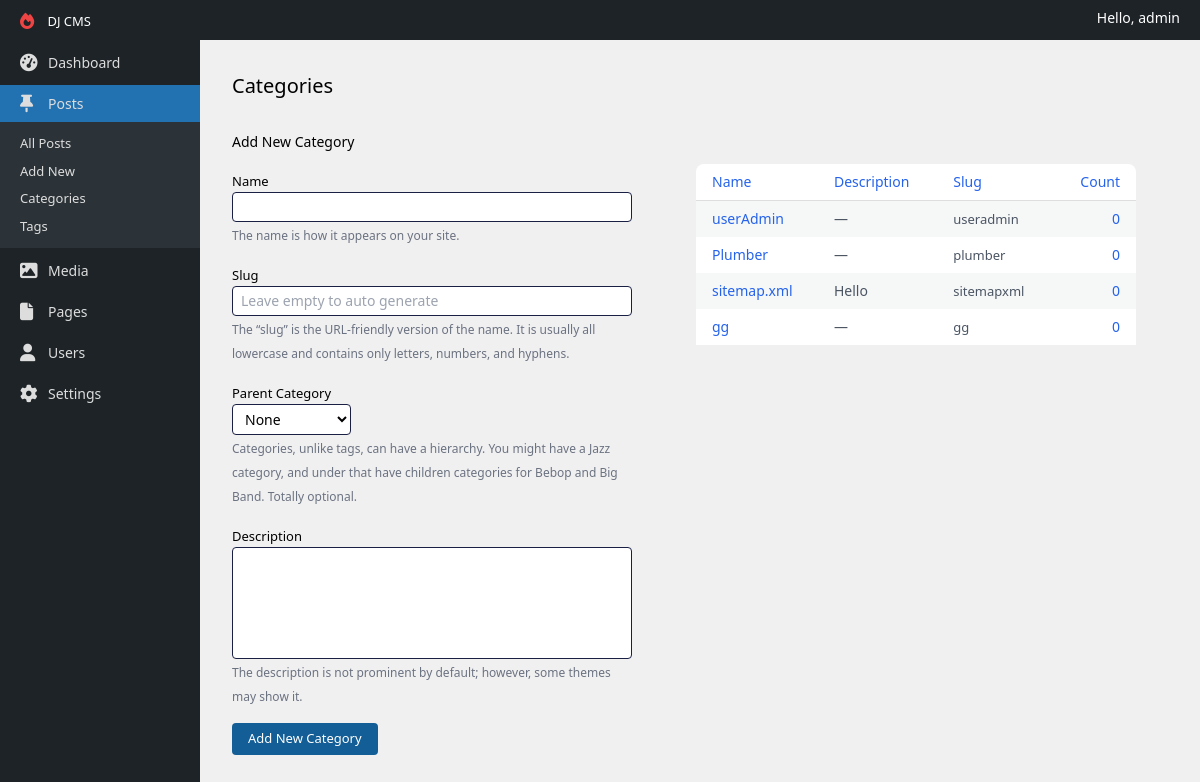
Page /categories/ (signed in) on the committed database.
### apps/accounts/models.py (models this page shows)
class User(AbstractUser):
    class Roles(models.TextChoices):
        AUTHOR = 'author'
        EDITOR = 'editor'
    role = models.CharField(max_length=60, choices=Roles.choices, null=True, blank=True)

### apps/content/models.py (models this page shows, shortened)
class Category(models.Model):
    name = models.CharField(max_length=60)
    slug = models.SlugField(blank=True, unique=True)
    parent_category = models.ForeignKey(to='Category', null=True, blank=True, on_delete=models.DO_NOTHING)
    description = models.TextField(null=True, blank=True)
    class Meta:
        verbose_name_plural = 'Categories'

### apps/dashboard/views.py (the view, shortened to what this page needs)
# urls.py: path('categories/', CategoriesView.as_view(), name='categories'),
class CategoriesView(View):
    def get(self, request):
        form = CategoryForm()
        return render(request, 'categories.html', {
            'form': form,
            'categories': Category.objects.all()
        })

### apps/dashboard/forms.py
class CategoryForm(forms.ModelForm):
    parent_category = forms.ModelChoiceField(queryset=Category.objects.get_queryset(), required=False)
    class Meta:
        model = Category
        fields = '__all__'

### apps/dashboard/templatetags/utils.py (called while the page is built)
@register.simple_tag(takes_context=True)
def should_expand_menu(context, menu_name) -> bool:
    current_url_name = context.request.resolver_match.url_name
    sub_menus = sidebar_menus.get(menu_name)
    if sub_menus:
        for sub_menu in sub_menus:
            if sub_menu == current_url_name:
                return True
    return False

### templates/categories.html (shortened to what this page needs)
{% extends 'layouts/default.html' %}
{% block content %}
    <div class="p-2 md:p-8">
        <h1 class="inline-block text-xl">Categories</h1>
        <div class="grid gap-8 lg:grid-cols-[400px_1fr] mt-8">
            <form method="POST">
                <h2 class="text-sm font-medium">Add New Category</h2>
                <div class="mt-4">
                    {% include 'components/category-form.html' %}
                    <div class="mt-4">
                        <button class="bg-[#135e96] text-white px-4 py-1.5 text-[13px] rounded">Add New Category
                        </button>
                    </div>
                </div>
            </form>
            <div class="md:p-8">
                <table class="w-full bg-white rounded-lg">
                    <thead class="border-b border-[#dfdfdf]">
                    <tr class="text-sm border-b border-[#dedede]">
                        <th class="font-normal text-blue-600 py-2 w-1/4 text-start px-4">Name</th>
                        <th class="font-normal text-blue-600 w-1/4 text-start px-4 hidden sm:table-cell">Description
                        </th>
                        <th class="font-normal text-blue-600 w-1/4 text-start px-4 hidden md:table-cell">Slug</th>
                        <th class="font-normal text-blue-600 py-2 w-1/6 text-end px-4 hidden lg:table-cell">Count</th>
                    </tr>
                    </thead>
                    <tbody>
                    {% for category in categories %}
                        <tr class="text-sm {% cycle 'odd:bg-[#f6f7f7]' 'even:bg-white' %}">
                            <th class="font-normal text-blue-600 py-2 w-1/4 text-start px-4">{{ category.name }}</th>
                            <th class="font-normal w-1/4 text-start text-gray-600 px-4 hidden sm:table-cell">
                                {% if category.description == '' %}
                                   —
                                {% else %}
                                    {{ category.description }}
                                {% endif %}
                            </th>
                            <th class="font-normal w-1/4 text-start text-[13px] text-gray-600 px-4 hidden md:table-cell">{{ category.slug }}</th>
                            <th class="font-normal text-blue-600 py-2 w-1/6 text-end px-4 hidden lg:table-cell">
                                0
                            </th>
                        </tr>
                    {% endfor %}
                    </tbody>
                </table>
            </div>
        </div>
    </div>
{% endblock %}

### templates/layouts/default.html (shortened to what this page needs)
{% load static %}
<!DOCTYPE html>
<html lang="en">
<head>
    <link rel="stylesheet" href="{% static 'css/main.css' %}">
    <link rel="stylesheet" href="https://cdnjs.cloudflare.com/ajax/libs/font-awesome/6.4.0/css/all.min.css"
/>
</head>
<body>
<div class="grid grid-rows-[auto_1fr] h-screen">
    <header class="bg-[#1d2327] text-white px-[20px] py-2 flex justify-between">
        <div>
            <a href="{% url 'dashboard' %}" class="mr-auto text-[13px]">
                DJ CMS
            </a>
        </div>
        <span class="text-sm">
            Hello, {{ request.user }}
        </span>
    </header>
    <div class="grid grid-cols-[200px_1fr] h-full">
        {% include 'components/sidebar.html' %}
        <main class="overflow-y-auto">
            {% block content %}
            {% endblock %}
        </main>
    </div>
</div>
</body>
</html>

### public/css/main.css (style rules this page uses)
html { line-height: 1.5; -webkit-text-size-adjust: 100%; -moz-tab-size: 4; -o-tab-size: 4; tab-size: 4; font-family: ui-sans-serif, system-ui, -apple-system, BlinkMacSystemFont, "Segoe UI", Roboto, "Helvetica Neue", Arial, "Noto Sans", sans-serif, "Apple Color Emoji", "Segoe UI Emoji", "Segoe UI Symbol", "Noto Color Emoji"; font-feature-settings: normal; font-variation-settings: normal; }
body { margin: 0; line-height: inherit; }
h1, h2, h3, h4, h5, h6 { font-size: inherit; font-weight: inherit; }
a { color: inherit; text-decoration: inherit; }
table { text-indent: 0; border-color: inherit; border-collapse: collapse; }
button, input, optgroup, select, textarea { font-family: inherit; font-size: 100%; font-weight: inherit; line-height: inherit; color: inherit; margin: 0; padding: 0; }
button, select { text-transform: none; }
button, [type='button'], [type='reset'], [type='submit'] { -webkit-appearance: button; background-color: transparent; background-image: none; }
blockquote, dl, dd, h1, h2, h3, h4, h5, h6, hr, figure, p, pre { margin: 0; }
button, [role="button"] { cursor: pointer; }
html { background-color: #f0f0f1; }
.mr-auto { margin-right: auto; }
.mt-4 { margin-top: 1rem; }
.mt-8 { margin-top: 2rem; }
.inline-block { display: inline-block; }
.flex { display: flex; }
.grid { display: grid; }
.hidden { display: none; }
.h-full { height: 100%; }
.h-screen { height: 100vh; }
.w-1\/4 { width: 25%; }
.w-1\/6 { width: 16.666667%; }
.w-full { width: 100%; }
.grid-cols-\[200px_1fr\] { grid-template-columns: 200px 1fr; }
.grid-rows-\[auto_1fr\] { grid-template-rows: auto 1fr; }
.justify-between { justify-content: space-between; }
.gap-8 { gap: 2rem; }
.overflow-y-auto { overflow-y: auto; }
.rounded { border-radius: 0.25rem; }
.rounded-lg { border-radius: 0.5rem; }
.border-b { border-bottom-width: 1px; }
.border-\[\#dedede\] { --tw-border-opacity: 1; border-color: rgb(222 222 222 / var(--tw-border-opacity)); }
.border-\[\#dfdfdf\] { --tw-border-opacity: 1; border-color: rgb(223 223 223 / var(--tw-border-opacity)); }
.bg-\[\#135e96\] { --tw-bg-opacity: 1; background-color: rgb(19 94 150 / var(--tw-bg-opacity)); }
.bg-\[\#1d2327\] { --tw-bg-opacity: 1; background-color: rgb(29 35 39 / var(--tw-bg-opacity)); }
.bg-white { --tw-bg-opacity: 1; background-color: rgb(255 255 255 / var(--tw-bg-opacity)); }
.p-2 { padding: 0.5rem; }
.px-4 { padding-left: 1rem; padding-right: 1rem; }
.px-\[20px\] { padding-left: 20px; padding-right: 20px; }
.py-1\.5 { padding-top: 0.375rem; padding-bottom: 0.375rem; }
.py-2 { padding-top: 0.5rem; padding-bottom: 0.5rem; }
.text-start { text-align: start; }
.text-end { text-align: end; }
.text-\[13px\] { font-size: 13px; }
.text-sm { font-size: 0.875rem; line-height: 1.25rem; }
.text-xl { font-size: 1.25rem; line-height: 1.75rem; }
.font-medium { font-weight: 500; }
.font-normal { font-weight: 400; }
.text-blue-600 { --tw-text-opacity: 1; color: rgb(37 99 235 / var(--tw-text-opacity)); }
.text-gray-600 { --tw-text-opacity: 1; color: rgb(75 85 99 / var(--tw-text-opacity)); }
.text-white { --tw-text-opacity: 1; color: rgb(255 255 255 / var(--tw-text-opacity)); }
.odd\:bg-\[\#f6f7f7\]:nth-child(odd) { --tw-bg-opacity: 1; background-color: rgb(246 247 247 / var(--tw-bg-opacity)); }
.even\:bg-white:nth-child(even) { --tw-bg-opacity: 1; background-color: rgb(255 255 255 / var(--tw-bg-opacity)); }
@media (min-width: 640px) { .sm\:table-cell { display: table-cell; } }
@media (min-width: 768px) { .md\:table-cell { display: table-cell; } }
@media (min-width: 768px) { .md\:p-8 { padding: 2rem; } }
@media (min-width: 1024px) { .lg\:table-cell { display: table-cell; } }
@media (min-width: 1024px) { .lg\:grid-cols-\[400px_1fr\] { grid-template-columns: 400px 1fr; } }

### rows in the picture
User: user "admin"
Category: name "userAdmin", slug "useradmin"
Category: name "Plumber", slug "plumber"
Category: name "sitemap.xml", description "Hello", slug "sitemapxml"
Category: name "gg", slug "gg"
